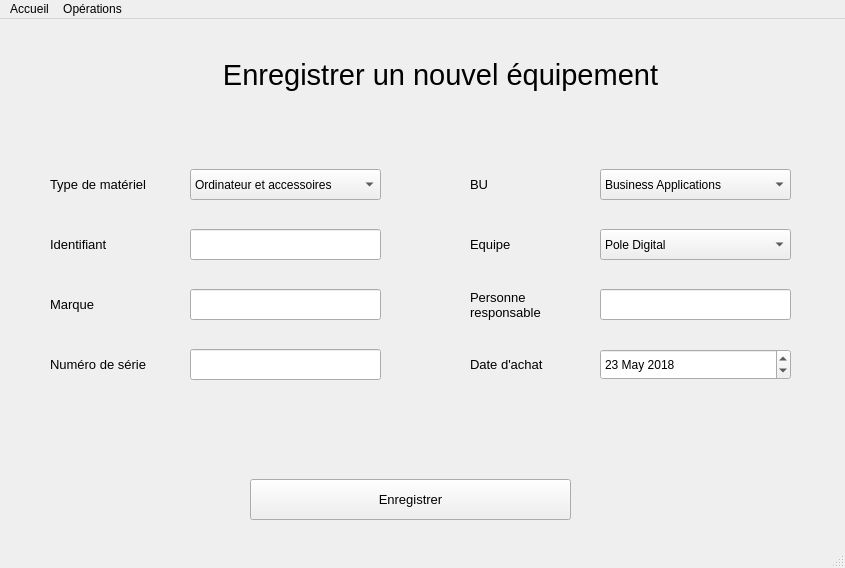
<?xml version="1.0" encoding="UTF-8"?>
<ui version="4.0">
 <class>MainWindow</class>
 <widget class="QMainWindow" name="MainWindow">
  <property name="geometry">
   <rect>
    <x>0</x>
    <y>0</y>
    <width>845</width>
    <height>568</height>
   </rect>
  </property>
  <property name="windowTitle">
   <string>HARDIS Matériel</string>
  </property>
  <widget class="QWidget" name="centralwidget">
   <widget class="QComboBox" name="type_txt">
    <property name="geometry">
     <rect>
      <x>190</x>
      <y>150</y>
      <width>191</width>
      <height>31</height>
     </rect>
    </property>
    <item>
     <property name="text">
      <string>Ordinateur et accessoires</string>
     </property>
    </item>
    <item>
     <property name="text">
      <string>Bureau</string>
     </property>
    </item>
    <item>
     <property name="text">
      <string>Chaise</string>
     </property>
    </item>
    <item>
     <property name="text">
      <string>Micro-ondes</string>
     </property>
    </item>
    <item>
     <property name="text">
      <string>Cafetière</string>
     </property>
    </item>
   </widget>
   <widget class="QLabel" name="Titre">
    <property name="geometry">
     <rect>
      <x>160</x>
      <y>20</y>
      <width>561</width>
      <height>71</height>
     </rect>
    </property>
    <property name="font">
     <font>
      <pointsize>22</pointsize>
     </font>
    </property>
    <property name="frameShape">
     <enum>QFrame::NoFrame</enum>
    </property>
    <property name="frameShadow">
     <enum>QFrame::Plain</enum>
    </property>
    <property name="text">
     <string>Enregistrer un nouvel équipement</string>
    </property>
    <property name="textFormat">
     <enum>Qt::AutoText</enum>
    </property>
    <property name="alignment">
     <set>Qt::AlignCenter</set>
    </property>
   </widget>
   <widget class="QLabel" name="Type">
    <property name="geometry">
     <rect>
      <x>50</x>
      <y>140</y>
      <width>171</width>
      <height>51</height>
     </rect>
    </property>
    <property name="font">
     <font>
      <pointsize>10</pointsize>
     </font>
    </property>
    <property name="text">
     <string>Type de matériel</string>
    </property>
   </widget>
   <widget class="QLabel" name="BU">
    <property name="geometry">
     <rect>
      <x>470</x>
      <y>140</y>
      <width>211</width>
      <height>51</height>
     </rect>
    </property>
    <property name="font">
     <font>
      <pointsize>10</pointsize>
     </font>
    </property>
    <property name="text">
     <string>BU</string>
    </property>
   </widget>
   <widget class="QLabel" name="Equipe">
    <property name="geometry">
     <rect>
      <x>470</x>
      <y>200</y>
      <width>211</width>
      <height>51</height>
     </rect>
    </property>
    <property name="font">
     <font>
      <pointsize>10</pointsize>
     </font>
    </property>
    <property name="text">
     <string>Equipe</string>
    </property>
   </widget>
   <widget class="QLineEdit" name="Marque_txt">
    <property name="geometry">
     <rect>
      <x>190</x>
      <y>270</y>
      <width>191</width>
      <height>31</height>
     </rect>
    </property>
   </widget>
   <widget class="QLabel" name="Marque">
    <property name="geometry">
     <rect>
      <x>50</x>
      <y>260</y>
      <width>211</width>
      <height>51</height>
     </rect>
    </property>
    <property name="font">
     <font>
      <pointsize>10</pointsize>
     </font>
    </property>
    <property name="text">
     <string>Marque</string>
    </property>
   </widget>
   <widget class="QLineEdit" name="NoSerie_txt">
    <property name="geometry">
     <rect>
      <x>190</x>
      <y>330</y>
      <width>191</width>
      <height>31</height>
     </rect>
    </property>
   </widget>
   <widget class="QLabel" name="NoSerie">
    <property name="geometry">
     <rect>
      <x>50</x>
      <y>320</y>
      <width>161</width>
      <height>51</height>
     </rect>
    </property>
    <property name="font">
     <font>
      <pointsize>10</pointsize>
     </font>
    </property>
    <property name="text">
     <string>Numéro de série</string>
    </property>
   </widget>
   <widget class="QLabel" name="DateAchat">
    <property name="geometry">
     <rect>
      <x>470</x>
      <y>320</y>
      <width>161</width>
      <height>51</height>
     </rect>
    </property>
    <property name="font">
     <font>
      <pointsize>10</pointsize>
     </font>
    </property>
    <property name="text">
     <string>Date d'achat</string>
    </property>
   </widget>
   <widget class="QLineEdit" name="Responsable_txt">
    <property name="geometry">
     <rect>
      <x>600</x>
      <y>270</y>
      <width>191</width>
      <height>31</height>
     </rect>
    </property>
    <property name="text">
     <string/>
    </property>
   </widget>
   <widget class="QLabel" name="Responsable">
    <property name="geometry">
     <rect>
      <x>470</x>
      <y>260</y>
      <width>211</width>
      <height>51</height>
     </rect>
    </property>
    <property name="font">
     <font>
      <pointsize>10</pointsize>
     </font>
    </property>
    <property name="text">
     <string>Personne
responsable</string>
    </property>
   </widget>
   <widget class="QDateEdit" name="Date">
    <property name="geometry">
     <rect>
      <x>600</x>
      <y>330</y>
      <width>191</width>
      <height>31</height>
     </rect>
    </property>
    <property name="autoFillBackground">
     <bool>false</bool>
    </property>
    <property name="calendarPopup">
     <bool>false</bool>
    </property>
    <property name="date">
     <date>
      <year>2018</year>
      <month>5</month>
      <day>23</day>
     </date>
    </property>
   </widget>
   <widget class="QPushButton" name="Enregistrer">
    <property name="geometry">
     <rect>
      <x>250</x>
      <y>460</y>
      <width>321</width>
      <height>41</height>
     </rect>
    </property>
    <property name="font">
     <font>
      <pointsize>10</pointsize>
      <italic>false</italic>
     </font>
    </property>
    <property name="cursor">
     <cursorShape>ArrowCursor</cursorShape>
    </property>
    <property name="mouseTracking">
     <bool>false</bool>
    </property>
    <property name="text">
     <string>Enregistrer</string>
    </property>
    <property name="flat">
     <bool>false</bool>
    </property>
   </widget>
   <widget class="QLabel" name="logo">
    <property name="geometry">
     <rect>
      <x>10</x>
      <y>10</y>
      <width>131</width>
      <height>71</height>
     </rect>
    </property>
    <property name="maximumSize">
     <size>
      <width>282</width>
      <height>160</height>
     </size>
    </property>
    <property name="sizeIncrement">
     <size>
      <width>1</width>
      <height>2</height>
     </size>
    </property>
    <property name="text">
     <string/>
    </property>
    <property name="pixmap">
     <pixmap>../../Hardis-Blockchain/logo.png</pixmap>
    </property>
    <property name="scaledContents">
     <bool>true</bool>
    </property>
   </widget>
   <widget class="QComboBox" name="type_txt_2">
    <property name="geometry">
     <rect>
      <x>600</x>
      <y>150</y>
      <width>191</width>
      <height>31</height>
     </rect>
    </property>
    <item>
     <property name="text">
      <string>Business Applications</string>
     </property>
    </item>
    <item>
     <property name="text">
      <string>Business Consulting</string>
     </property>
    </item>
    <item>
     <property name="text">
      <string>Cloud Operations</string>
     </property>
    </item>
    <item>
     <property name="text">
      <string>Cloud Platform</string>
     </property>
    </item>
    <item>
     <property name="text">
      <string>Reflex</string>
     </property>
    </item>
    <item>
     <property name="text">
      <string>Indifférent</string>
     </property>
    </item>
   </widget>
   <widget class="QComboBox" name="type_txt_3">
    <property name="geometry">
     <rect>
      <x>600</x>
      <y>210</y>
      <width>191</width>
      <height>31</height>
     </rect>
    </property>
    <item>
     <property name="text">
      <string>Pole Digital</string>
     </property>
    </item>
    <item>
     <property name="text">
      <string>Pole TSI</string>
     </property>
    </item>
    <item>
     <property name="text">
      <string>Salesforce</string>
     </property>
    </item>
    <item>
     <property name="text">
      <string>Autre</string>
     </property>
    </item>
    <item>
     <property name="text">
      <string>Indifférent</string>
     </property>
    </item>
   </widget>
   <widget class="QLabel" name="Marque_2">
    <property name="geometry">
     <rect>
      <x>50</x>
      <y>200</y>
      <width>211</width>
      <height>51</height>
     </rect>
    </property>
    <property name="font">
     <font>
      <pointsize>10</pointsize>
     </font>
    </property>
    <property name="text">
     <string>Identifiant</string>
    </property>
   </widget>
   <widget class="QLineEdit" name="Marque_txt_2">
    <property name="geometry">
     <rect>
      <x>190</x>
      <y>210</y>
      <width>191</width>
      <height>31</height>
     </rect>
    </property>
   </widget>
  </widget>
  <widget class="QStatusBar" name="statusbar"/>
  <widget class="QMenuBar" name="menubar">
   <property name="geometry">
    <rect>
     <x>0</x>
     <y>0</y>
     <width>845</width>
     <height>22</height>
    </rect>
   </property>
   <widget class="QMenu" name="menuHardis_Mat_riel">
    <property name="title">
     <string>Accueil</string>
    </property>
    <addaction name="actionAccueil"/>
    <addaction name="actionParam_tres"/>
    <addaction name="actionQuitter"/>
   </widget>
   <widget class="QMenu" name="menuOp_rations">
    <property name="title">
     <string>Opérations</string>
    </property>
    <addaction name="actionEnregistrer_mat_riel"/>
    <addaction name="actionD_placement_mat_riel"/>
    <addaction name="actionConsulter_mat_riel"/>
   </widget>
   <addaction name="menuHardis_Mat_riel"/>
   <addaction name="menuOp_rations"/>
  </widget>
  <action name="actionD_placement_mat_riel">
   <property name="text">
    <string>Déplacement matériel</string>
   </property>
  </action>
  <action name="actionEnregistrer_mat_riel">
   <property name="text">
    <string>Enregistrer matériel</string>
   </property>
  </action>
  <action name="actionConsulter_mat_riel">
   <property name="text">
    <string>Consulter matériel</string>
   </property>
  </action>
  <action name="actionAccueil">
   <property name="text">
    <string>Accueil</string>
   </property>
  </action>
  <action name="actionQuitter">
   <property name="text">
    <string>Quitter</string>
   </property>
  </action>
  <action name="actionParam_tres">
   <property name="text">
    <string>Paramètres </string>
   </property>
  </action>
 </widget>
 <resources/>
 <connections/>
</ui>
